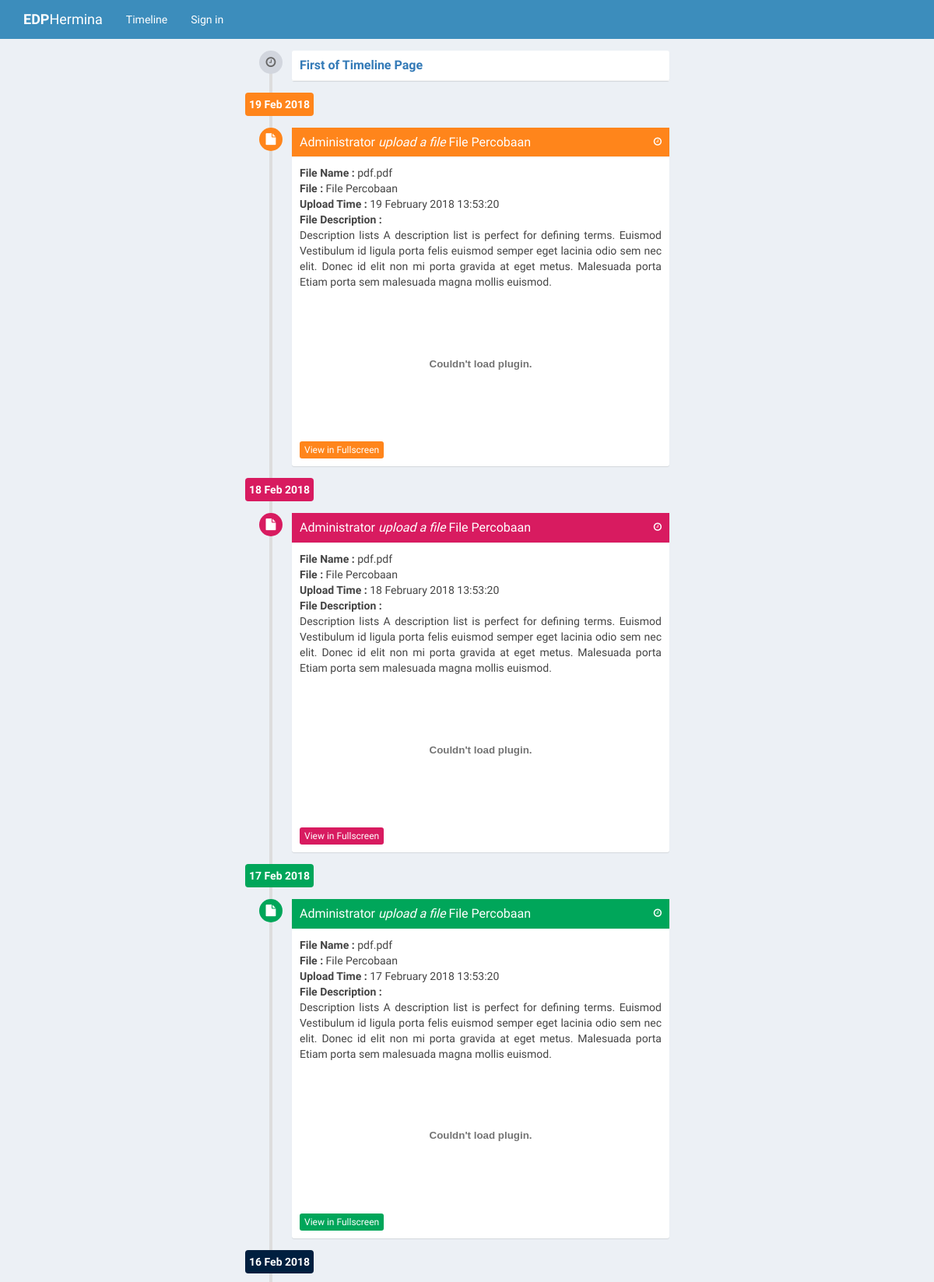
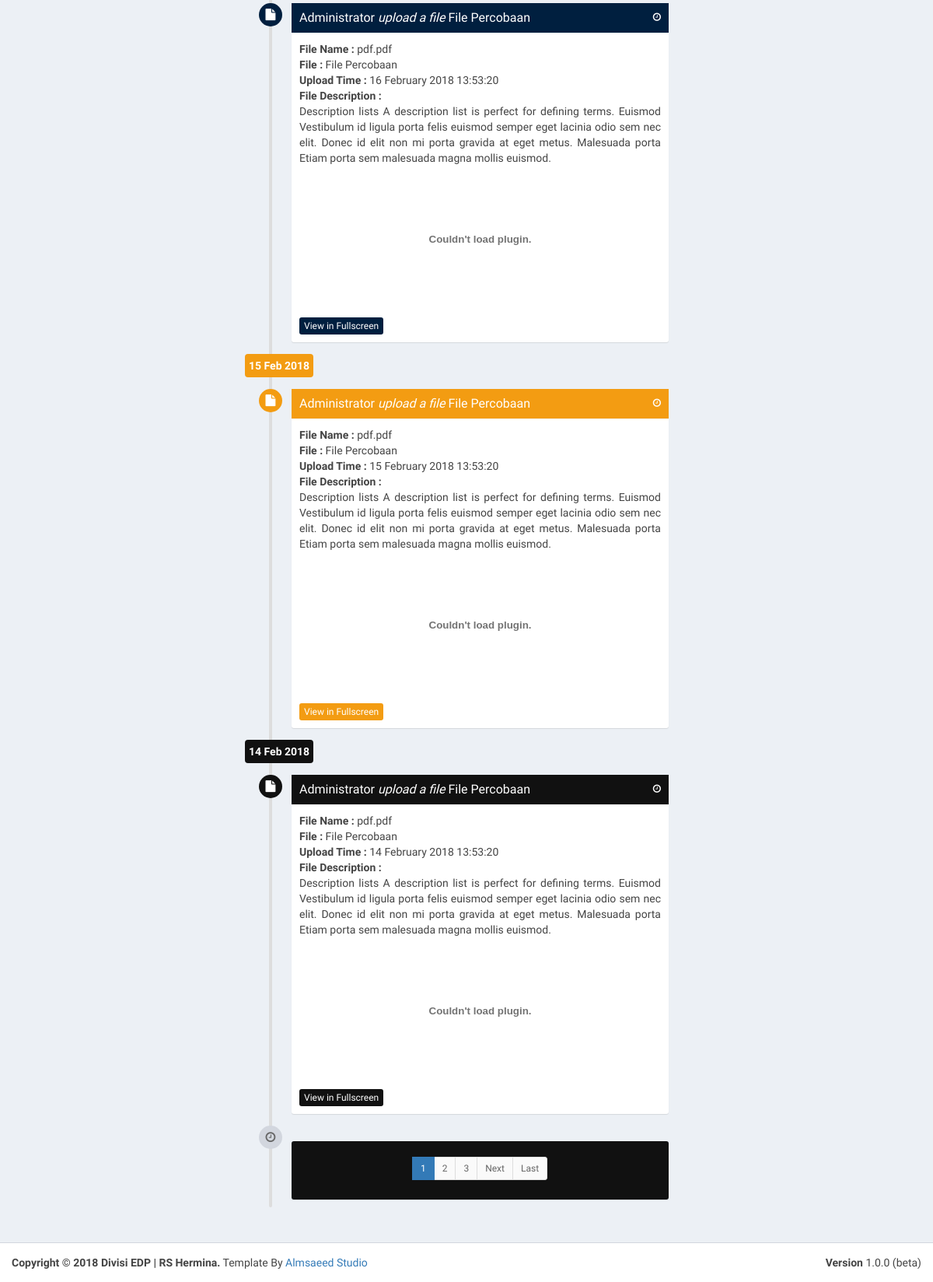
The page / on the database its author committed (2 pictures, top to bottom).
### tables this page shows
CREATE TABLE `file_list` (
  `file_id` int(11) NOT NULL,
  `name` varchar(150) NOT NULL,
  `file_name` varchar(150) NOT NULL,
  `file_desc` text,
  `location` tinytext NOT NULL,
  `status` tinyint(1) NOT NULL DEFAULT '1',
  `username` varchar(30) NOT NULL,
  `timestamp` timestamp NOT NULL DEFAULT CURRENT_TIMESTAMP ON UPDATE CURRENT_TIMESTAMP
);

CREATE TABLE `user` (
  `username` varchar(30) NOT NULL,
  `password` varchar(255) NOT NULL,
  `name` varchar(50) NOT NULL,
  `email` varchar(50) DEFAULT NULL,
  `status` tinyint(1) NOT NULL,
  `isAdmin` tinyint(4) DEFAULT NULL,
  `isDeleted` tinyint(4) DEFAULT NULL,
  `timestamp` timestamp NOT NULL DEFAULT CURRENT_TIMESTAMP ON UPDATE CURRENT_TIMESTAMP
);

### index.php (called while the page is built, shortened)
<?php
require_once BASEPATH.'core/CodeIgniter.php';

### application/models/home_db.php (called while the page is built, shortened)
<?php if ( ! defined('BASEPATH')) exit('No direct script access allowed');
class Home_db extends CI_MODEL
{
    public function file_select_all($limit, $offset)
    {
        $this->db->select('file_id, a.name AS fileName, file_name, file_desc, location, a.timestamp, b.name AS userName');
        $this->db->from('file_list a');
        $this->db->join('user b', 'a.username = b.username');
        $this->db->order_by('a.timestamp', 'DESC');
        $this->db->limit($limit,$offset);
        $query = $this->db->get();
        if ($query->num_rows() > 0) {
            foreach ($query->result() as $row) {
                $data[] = $row;
            }
            return $data;
        }
        return false;
    }
}

### application/views/home/timeline_main.php (the view, shortened to what this page needs)
<section class="content">
	<div class="row">
		<div class="col-md-3"></div>
		<div class="col-md-6">
			<ul class="timeline">
				<li>
					<i class="fa fa-clock-o bg-gray"></i>
					<div class="timeline-item">
						<h3 class="timeline-header"><a>First of Timeline Page</a></h3>
					</div>
				</li>
				<?php
					$bg = array('bg-red', 'bg-green', 'bg-maroon', 'bg-yellow', 'bg-blue', 'bg-orange', 'bg-navy', 'bg-black', 'bg-teal', 'bg-purple');
					foreach ($results as $row)
					{
						$loc = $row->location;
						$src = base_url().$loc.'#pagemode=thumbs&navpanes=1&toolbar=0&statusbar=1&view=FitH';
						$name = $row->fileName;
						$timestamp = $row->timestamp;
						$date = date('d M Y', strtotime($timestamp));
						$dateTime = date('d F Y H:i:s', strtotime($timestamp));
						$color = array_rand($bg);
				?>
				<li class="time-label">
					<span class="<?=$bg[$color]?>">
						<?=$date?>
					</span>
				</li>
				<li>
					<i class="fa fa-file <?=$bg[$color]?>"></i>
					<div class="timeline-item">
						<span class="time" style="color:white;">
							<i class="fa fa-clock-o" ></i> <time class="timeago" datetime="<?=$row->timestamp?>"></time>
						</span>
						<h3 class="timeline-header <?=$bg[$color]?>">
							<?=$row->userName?> <i>upload a file</i> <?=$name?>
						</h3>
						<div class="timeline-body">
							<div class="row">
								<div class="col-md-12" style="text-align: justify;">
            						<dl>
            							<dd><b>File Name : </b><?=$row->file_name?></dd>
            							<dd><b>File : </b><?=$name?></dd>
                						<dd><b>Upload Time : </b><?=$dateTime?></dd>
            							<dt>File Description :</dt>
                						<dd><?=$row->file_desc?></dd>
              						</dl>
         						</div>
         					</div>
							<div class="row">
								<div class="col-md-12">
									<embed width="100%" src="<?=$src?>"></embed>
								</div>
							</div>
						</div>
						<div class="timeline-footer">
							<a target="_blank" href="<?=base_url()?>home/viewFullscreen/<?=$row->file_id?>"  class="btn btn-xs <?=$bg[$color]?>">View in Fullscreen</a>
						</div>
					</div>
				</li>
				<?php } ?>
				<li>
					<i class="fa fa-clock-o bg-gray"></i>
					<div class="timeline-item <?=$bg[$color]?>">
						<h3 align="center"><?=$pages;?></h3>
					</div>
				</li>
			</ul>
		</div>
	</div>
</section>

### application/controllers/home.php (shortened to what this page needs)
<?php
class Home extends CI_Controller
{
	public function __construct()
	{
		$this->load->helper(array('url', 'form'));
		$this->load->library(array('session', 'form_validation', 'aes128', 'pagination'));
		$this->load->model(array('home_db'));
	}
	public function index()
	{
		$this->timeline();
	}
	public function timeline()
	{
		$total_row = $this->home_db->total_rows();
		$page_num = ($this->uri->segment(4)) ? $this->uri->segment(4) : 1;
		$config = array();
		$config['base_url'] = base_url().'home/timeline/page';
		$config['total_rows'] = $total_row;
		$config['per_page'] = 6;
		$config['uri_segment'] = 4;
		$config['use_page_numbers'] = TRUE;
		$config['first_url'] = '1';
		$config['full_tag_open'] = "<ul class='pagination pagination-sm pagination-centered'>";
      	$config['full_tag_close'] ="</ul>";
	    $config['num_tag_open'] = '<li>';
	    $config['num_tag_close'] = '</li>';
	    $config['cur_tag_open'] = "<li class='disabled'><li class='active'><a href='#'>";
	    $config['cur_tag_close'] = "<span class='sr-only'></span></a></li>";
	    $config['next_link'] = 'Next';
	    $config['next_tag_open'] = "<li>";
	    $config['next_tagl_close'] = "</li>";
	    $config['prev_link'] = 'Previous';
	    $config['prev_tag_open'] = "<li>";
	    $config['prev_tagl_close'] = "</li>";
	    $config['first_tag_open'] = "<li>";
	    $config['first_tagl_close'] = "</li>";
	    $config['last_tag_open'] = "<li>";
	    $config['last_tagl_close'] = "</li>";
	    $config['first_link'] = 'First';
    	$config['last_link'] = 'Last';
    	$offset = ($config['per_page'] * $page_num) - $config['per_page'];
		$this->pagination->initialize($config);
		$dir = 'home/';
		$view['dir'] = $dir;
		$view['js'] = '';
		$view['content'] = $dir.'timeline_main';
		$view['results'] = $this->home_db->file_select_all($config["per_page"], $offset);
		$view['pages'] = $this->pagination->create_links();
		$this->load->view('template', $view);
	}
}
?>

### application/views/template.php (shortened to what this page needs)
<!DOCTYPE html>
<html>
	<head>
		<link rel="stylesheet" href="<?=base_url()?>bower_components/bootstrap/dist/css/bootstrap.min.css">
		<link rel="stylesheet" href="<?=base_url()?>bower_components/font-awesome/css/font-awesome.min.css">
		<link rel="stylesheet" href="<?=base_url()?>bower_components/Ionicons/css/ionicons.min.css">
		<link rel="stylesheet" href="<?=base_url()?>bower_components/datatables/datatables.min.css">
		<link rel="stylesheet" href="<?=base_url()?>dist/css/AdminLTE.min.css">
		<link rel="stylesheet" href="<?=base_url()?>dist/css/skins/_all-skins.min.css">
  		<link rel="stylesheet" href="<?=base_url()?>plugins/iCheck/all.css">
  		<link rel="stylesheet" href="<?=base_url()?>plugins/bootstrap-wysihtml5/bootstrap3-wysihtml5.min.css">
	</head>
	<?php if($this->uri->segment(2)!='viewFullscreen'){$fixed = 'fixed';} else {$fixed = '';}?>
	<body class="hold-transition skin-blue <?=$fixed?> layout-top-nav">
		<div class="wrapper">
			<header class="main-header">
				<nav class="navbar navbar-static-top">
					<div class="container">
						<div class="navbar-header">
							<a href="<?=base_url()?>" class="navbar-brand"><b>EDP</b>Hermina</a>
						</div>
						<div class="collapse navbar-collapse pull-left" id="navbar-collapse">
							<ul class="nav navbar-nav">
								<li <?php if($this->uri->segment(2)=='timeline'){echo ' class="active"';}?>>
									<a href="<?=base_url()?>home/timeline" onClick="killProcess()" title="Timeline">Timeline</a>
								</li>
								<?php if ($this->session->userdata('isLogin') == TRUE){ ?>
								<li <?php if($this->uri->segment(2)=='upload'){echo ' class="active"';}?>>
									<a href="<?=base_url()?>home/upload" onClick="killProcess()" title="File Upload">File Upload</a>
								</li>
								<!-- <li <?php if($this->uri->segment(2)=='file'){echo ' class="active"';}?>>
									<a href="<?=base_url()?>home/file" onClick="killProcess()" title="File List">File List</a>
								</li> -->
								<?php if ($this->session->userdata('isAdmin') == 1){ ?>
								<li <?php if($this->uri->segment(2)=='user'){echo ' class="active"';}?>>
									<a href="<?=base_url()?>home/user" onClick="killProcess()" title="User List">User List</a>
								</li>
								<?php } ?>
								<li>
									<a href="<?=base_url()?>home/signout">Sign Out</a>
								</li>
								<?php }else{ ?>
								<li <?php if($this->uri->segment(2)=='signin'){echo ' class="active"';}?>>
									<a href="<?=base_url()?>home/signin" onClick="killProcess()" title="Sign in">Sign in</a>
								</li>
								<?php } ?>
							</ul>
						</div>
					</div>
				</nav>
			</header>
			<div class="content-wrapper">
				<?php $this->load->view($content);?>
			</div>
			<footer class="main-footer">
				<div class="pull-right hidden-xs">
					<b>Version</b> 1.0.0 (beta)
				</div>
				<strong>Copyright &copy; 2018 Divisi EDP | RS Hermina.</strong> Template By <a href="https://adminlte.io">Almsaeed Studio</a>
			</footer>
		</div>
	</body>
</html>

### rows shown on the page
file_list: timestamp "19 Feb 2018", user.name "Administrator", name "File Percobaan", file_name "pdf.pdf", timestamp "19 February 2018 13:53:20", file_desc "Description lists A description list is perfect for defining terms. Euismod Vestibulum id ligula porta felis euismod semper eget lacinia odio sem nec elit. Donec id elit non mi porta gravida at eget metus. Malesuada porta Etiam porta sem malesuada magna mollis euismod."
file_list: timestamp "18 Feb 2018", user.name "Administrator", name "File Percobaan", file_name "pdf.pdf", timestamp "18 February 2018 13:53:20", file_desc "Description lists A description list is perfect for defining terms. Euismod Vestibulum id ligula porta felis euismod semper eget lacinia odio sem nec elit. Donec id elit non mi porta gravida at eget metus. Malesuada porta Etiam porta sem malesuada magna mollis euismod."
file_list: timestamp "17 Feb 2018", user.name "Administrator", name "File Percobaan", file_name "pdf.pdf", timestamp "17 February 2018 13:53:20", file_desc "Description lists A description list is perfect for defining terms. Euismod Vestibulum id ligula porta felis euismod semper eget lacinia odio sem nec elit. Donec id elit non mi porta gravida at eget metus. Malesuada porta Etiam porta sem malesuada magna mollis euismod."
file_list: timestamp "16 Feb 2018", user.name "Administrator", name "File Percobaan", file_name "pdf.pdf", timestamp "16 February 2018 13:53:20", file_desc "Description lists A description list is perfect for defining terms. Euismod Vestibulum id ligula porta felis euismod semper eget lacinia odio sem nec elit. Donec id elit non mi porta gravida at eget metus. Malesuada porta Etiam porta sem malesuada magna mollis euismod."
file_list: timestamp "15 Feb 2018", user.name "Administrator", name "File Percobaan", file_name "pdf.pdf", timestamp "15 February 2018 13:53:20", file_desc "Description lists A description list is perfect for defining terms. Euismod Vestibulum id ligula porta felis euismod semper eget lacinia odio sem nec elit. Donec id elit non mi porta gravida at eget metus. Malesuada porta Etiam porta sem malesuada magna mollis euismod."
file_list: timestamp "14 Feb 2018", user.name "Administrator", name "File Percobaan", file_name "pdf.pdf", timestamp "14 February 2018 13:53:20", file_desc "Description lists A description list is perfect for defining terms. Euismod Vestibulum id ligula porta felis euismod semper eget lacinia odio sem nec elit. Donec id elit non mi porta gravida at eget metus. Malesuada porta Etiam porta sem malesuada magna mollis euismod."

### other values the page prints
$pages "1 2 3 Next Last"
